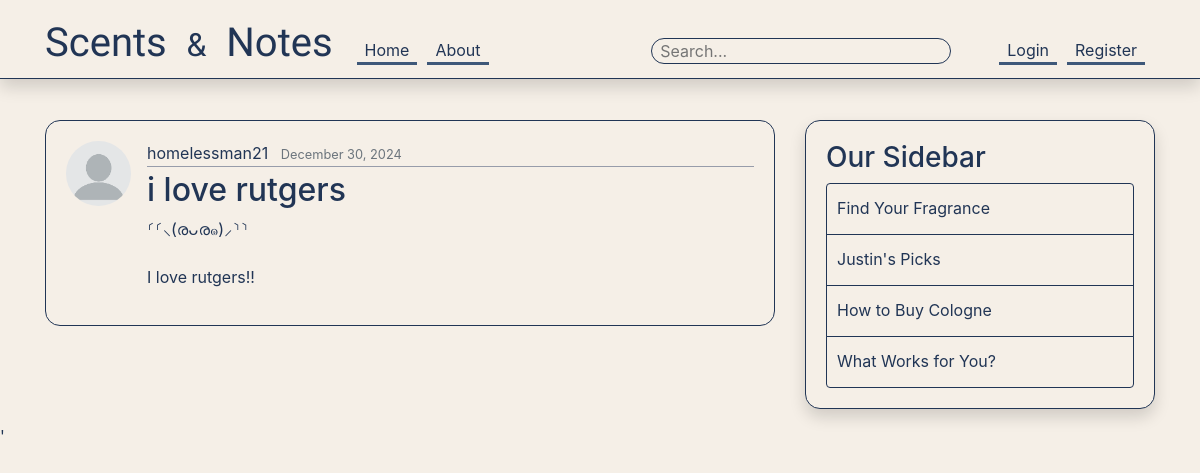
The page /post/26/ on the database its author committed.
### blog/models.py (models this page shows, shortened)
class Post(models.Model):  #Each class would be its own table in database
    title = models.CharField(max_length=100) #Character field/String single line
    content = models.TextField() #Lines and lines of text unrestricted
    date_posted = models.DateTimeField(default=timezone.now) #auto_now: when updated/created  auto_now_add:only when created
    author = models.ForeignKey(User, on_delete=models.CASCADE) #if user created post and was deleted, do we want to delete their posts or hold them as null

### users/models.py (models this page shows, shortened)
class Profile(models.Model):
    user = models.OneToOneField(User, on_delete=models.CASCADE)  # One-to-one relationship
    image = models.ImageField(default='default.jpg', upload_to='profile_pics')  # Image upload location

### blog/views.py (the view)
# urls.py: path('post/<int:pk>/', PostDetailView.as_view() , name='post-detail'),
class PostDetailView(DetailView):
    model = Post

### blog/templates/blog/post_detail.html (shortened to what this page needs)
{% extends "blog/base.html" %}
{% block content%}
    <article class="media content-section">
        <img class="rounded-circle article-img" src="{{ object.author.profile.image.url }}" alt="">
        <div class="media-body">
            <div class="article-metadata">
                <a class="mr-2" href="{% url 'user-posts' object.author.username %}">{{ object.author }}</a>
                <small class="text-muted">{{ object.date_posted|date:"F d, Y" }}</small>
            </div>
            <h2 class="article-title">{{ object.title }}</h2>
            <p class="article-content">{{ object.content }}</p>
        </div>
    </article>
{% endblock content %}

### blog/static/blog/main.css (style rules this page uses)
body { background: #F5EFE7 ; color: #213555; margin-top: 5rem; }
h1, h2, h3, h4, h5, h6 { color: #213555; }
.content-section { background: #F5EFE7; padding: 20px 20px; border: 1.5px solid #213555; border-radius: 15px; margin-bottom: 15px; }
.article-title, a { color: #213555 !important; transition: color 0.5s; }
.article-content { white-space: pre-line; }
.article-img { height: 65px; width: 65px; margin-right: 16px; }
.article-metadata { padding-bottom: 1px; margin-bottom: 4px; border-bottom: 1px solid #979caa; }

### rows shown on the page
Post: author.profile.image (picture), author "homelessman21", date_posted "December 30, 2024", title "i love rutgers", content "⸂⸂⸜(രᴗര๑)⸝⸃⸃ I love rutgers!!"
